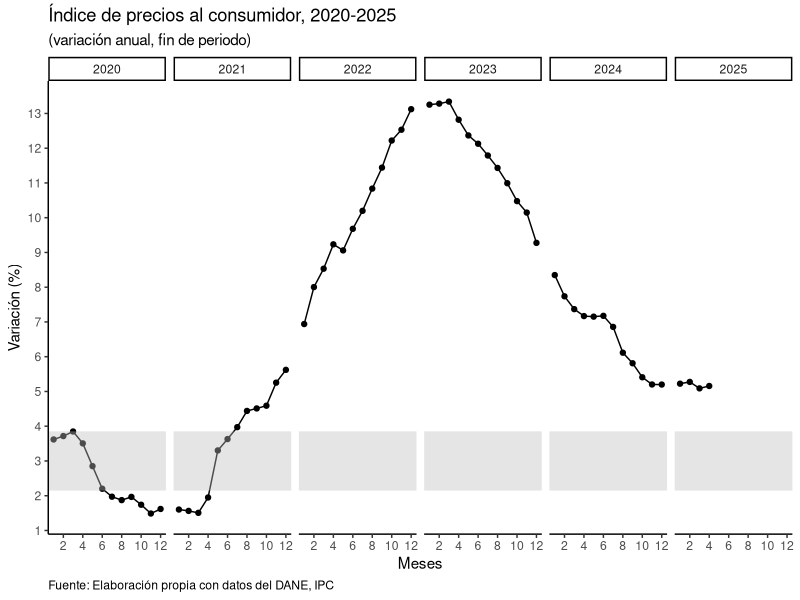
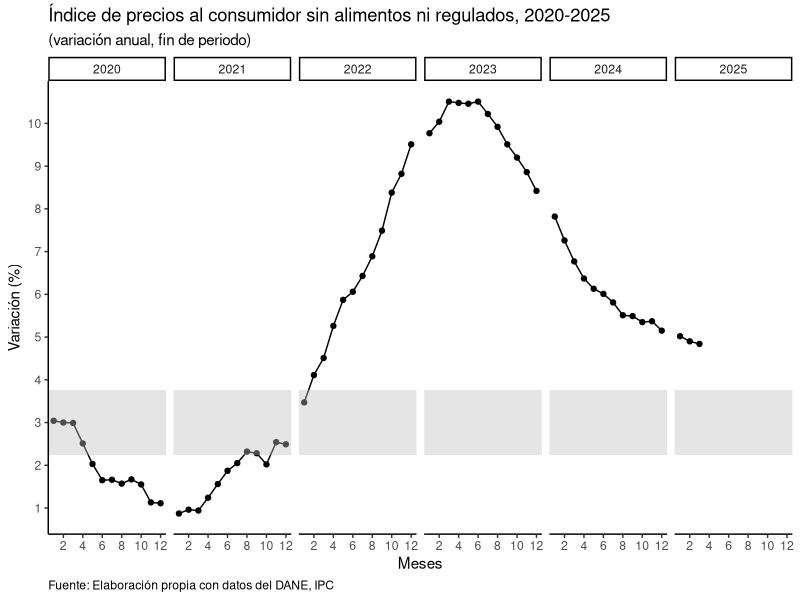
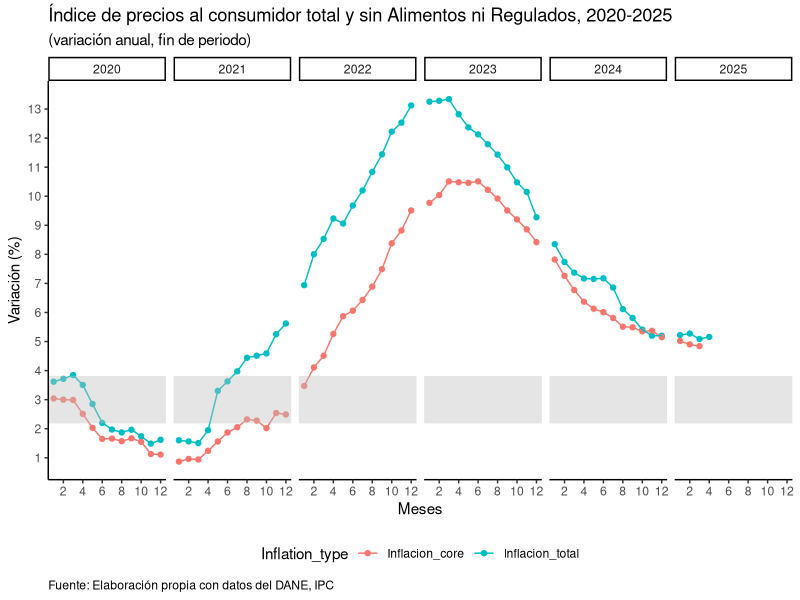

R code for these plots, in order:
## ---- chunk 1

library(readxl)
library(tidyverse)
## ---- chunk 2

# Total inflation

df1 = readxl::read_excel("anex-IPC-Indices-abr2025.xlsx",
                         sheet = "IndicesIPC",
                         range = "A9:X21",
                         col_names = TRUE)

# Core inflation

df2 = readxl::read_excel("anex-IPC-sinAlimentosRegulados-mar2025.xlsx",
                         sheet = "2",
                         range = "A7:F83",
                         col_names = TRUE)

## ---- chunk 3

# Now we are going to omit some rows, rename some columns, and set columns as numeric

df2 = df2[-c(1:12), ] |>
  dplyr::rename(
    `Variacion Mensual` = 4,
    `Variacion Año corrido` = 5,
    `Variacion Anual` = 6) |> 
  dplyr::mutate_at(vars(4:6), as.numeric)

## ---- chunk 4

df1 = df1 |> 
  tidyr::pivot_longer(cols = `2003`:`2025`,
                      names_to = "Año") |> 
  dplyr::mutate_at(vars(Año), as.numeric)

df1
## ---- chunk 5

df1 = df1 |>
  dplyr::mutate(
    value = (value / lag(value, n = 1) - 1) * 100)

## ---- chunk 6

data = df1 |>
  tidyr::drop_na() |> 
  dplyr::left_join(df2,
                   by = join_by(Año, Mes))

data
## ---- chunk 7

data = data |> 
  dplyr::select(Mes, Año, value, `Variacion Anual`) |> 
  dplyr::rename(
     Inflacion_total = value,
     Inflacion_core = `Variacion Anual`) |> 
  tidyr::pivot_longer(cols = 3:4,
                      names_to = "Inflation_type",
                      values_to = "value") |> 
  dplyr::mutate(
    Mes = recode(Mes,
                 "Enero" = 01, "Febrero" = 02,
                 "Marzo" = 03, "Abril" = 04,
                 "Mayo" = 05, "Junio" = 06,
                 "Julio" = 07, "Agosto" = 08,
                 "Septiembre" = 09, "Octubre" = 10,
                 "Noviembre" = 11, "Diciembre" = 12))

data
## ---- chunk 8

# We filter the data from 2020

data = data |> 
  dplyr::filter(Año >= 2020)
## ---- chunk 9

# Before we need to rename, filter, and transform 'Mes' in df1

df1 = df1 |> 
  dplyr::rename(Inflacion_total = value) |> 
  dplyr::filter(Año >= 2020) |> 
  dplyr::mutate(
    Mes = recode(Mes,
                 "Enero" = 01, "Febrero" = 02,
                 "Marzo" = 03, "Abril" = 04,
                 "Mayo" = 05, "Junio" = 06,
                 "Julio" = 07, "Agosto" = 08,
                 "Septiembre" = 09, "Octubre" = 10,
                 "Noviembre" = 11, "Diciembre" = 12))

## ---- chunk 10

shadedarea <- 3  #Targeting inflation by Colombian Central bank

df1 |> 
ggplot(aes(x = Mes, y = Inflacion_total)) +
  geom_point() +
  geom_line() +
  geom_hline(yintercept = shadedarea, color = "grey", lwd = 20, alpha = 0.4) +
  facet_grid( . ~ Año) +
  scale_x_continuous(breaks = seq(0,12, by=2)) +
  scale_y_continuous(breaks = seq(0,15, by=1)) +
  theme_classic() +
  labs(title = "Índice de precios al consumidor, 2020-2025",
       subtitle = "(variación anual, fin de periodo)",
       x = "Meses",
       y = "Variación (%)",
       caption = "Fuente: Elaboración propia con datos del DANE, IPC") +
  theme(plot.caption.position = "panel",
        plot.caption = element_text(hjust = 0))

## ---- chunk 11

# First we need to select, rename, filter, and transform 'Mes' in df2

df2 = df2 |>
  dplyr::select(Año, Mes, `Variacion Anual`) |> 
  dplyr::rename(Inflacion_core = `Variacion Anual`) |> 
  dplyr::filter(Año >= 2020) |> 
  dplyr::mutate(
    Mes = recode(Mes,
                 "Enero" = 01, "Febrero" = 02,
                 "Marzo" = 03, "Abril" = 04,
                 "Mayo" = 05, "Junio" = 06,
                 "Julio" = 07, "Agosto" = 08,
                 "Septiembre" = 09, "Octubre" = 10,
                 "Noviembre" = 11, "Diciembre" = 12))

## ---- chunk 12

shadedarea <- 3  #Targeting inflation by Colombian Central bank

df2 |> 
ggplot(aes(x = Mes, y = Inflacion_core)) +
  geom_point() +
  geom_line() +
  geom_hline(yintercept = shadedarea, color = "grey", lwd = 22, alpha = 0.4) +
  facet_grid( . ~ Año) +
  scale_x_continuous(breaks = seq(0,12, by=2)) +
  scale_y_continuous(breaks = seq(0,12, by=1)) +
  theme_classic() +
  labs(title = "Índice de precios al consumidor sin alimentos ni regulados, 2020-2025",
       subtitle = "(variación anual, fin de periodo)",
       x = "Meses",
       y = "Variación (%)",
       caption = "Fuente: Elaboración propia con datos del DANE, IPC") +
  theme(plot.caption.position = "panel",
        plot.caption = element_text(hjust = 0))

## ---- chunk 13

shadedarea <- 3  #Targeting inflation by Colombian Central bank

data |> 
ggplot(aes(x = Mes, y = value, colour = Inflation_type)) +
  geom_point() +
  geom_line() +
  geom_hline(yintercept = shadedarea, color = "grey", lwd = 16, alpha = 0.4) +
  facet_grid( . ~ Año) +
  scale_x_continuous(breaks = seq(0,12, by=2)) +
  scale_y_continuous(breaks = seq(0,14, by=1)) +
  theme_classic() +
  labs(title = "Índice de precios al consumidor total y sin Alimentos ni Regulados, 2020-2025",
       subtitle = "(variación anual, fin de periodo)",
       x = "Meses",
       y = "Variación (%)",
       caption = "Fuente: Elaboración propia con datos del DANE, IPC") +
  theme(plot.caption.position = "panel",
        plot.caption = element_text(hjust = 0),
        legend.position = "bottom")

